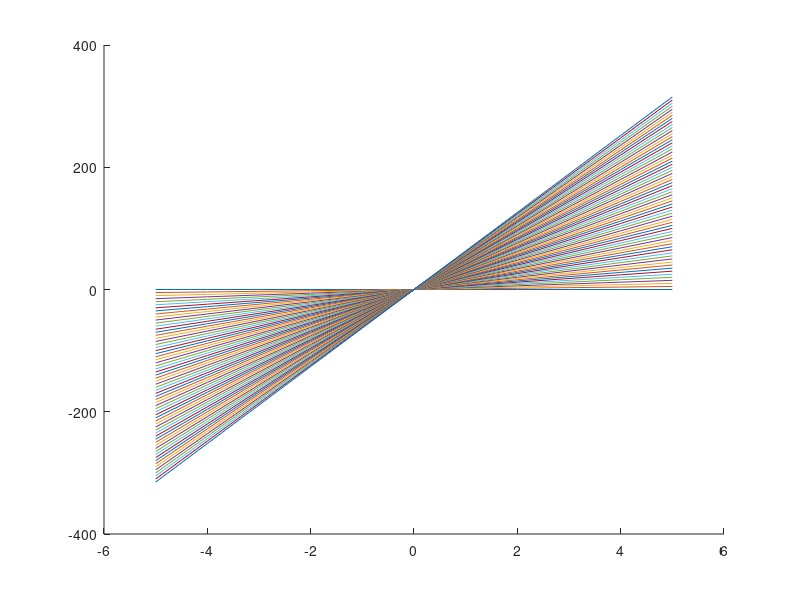

Here is the MATLAB script that generated this plot:
clear
% y=linspace(0,89,128);
% yy=y*pi/180;
% yyy=tan(yy);
yyy=0:63;
x=-5:5;
y1=zeros(1,11);
hold on
for s=1:64
    k=yyy(s);
    y1=k*x;
    plot(x,y1)
end
